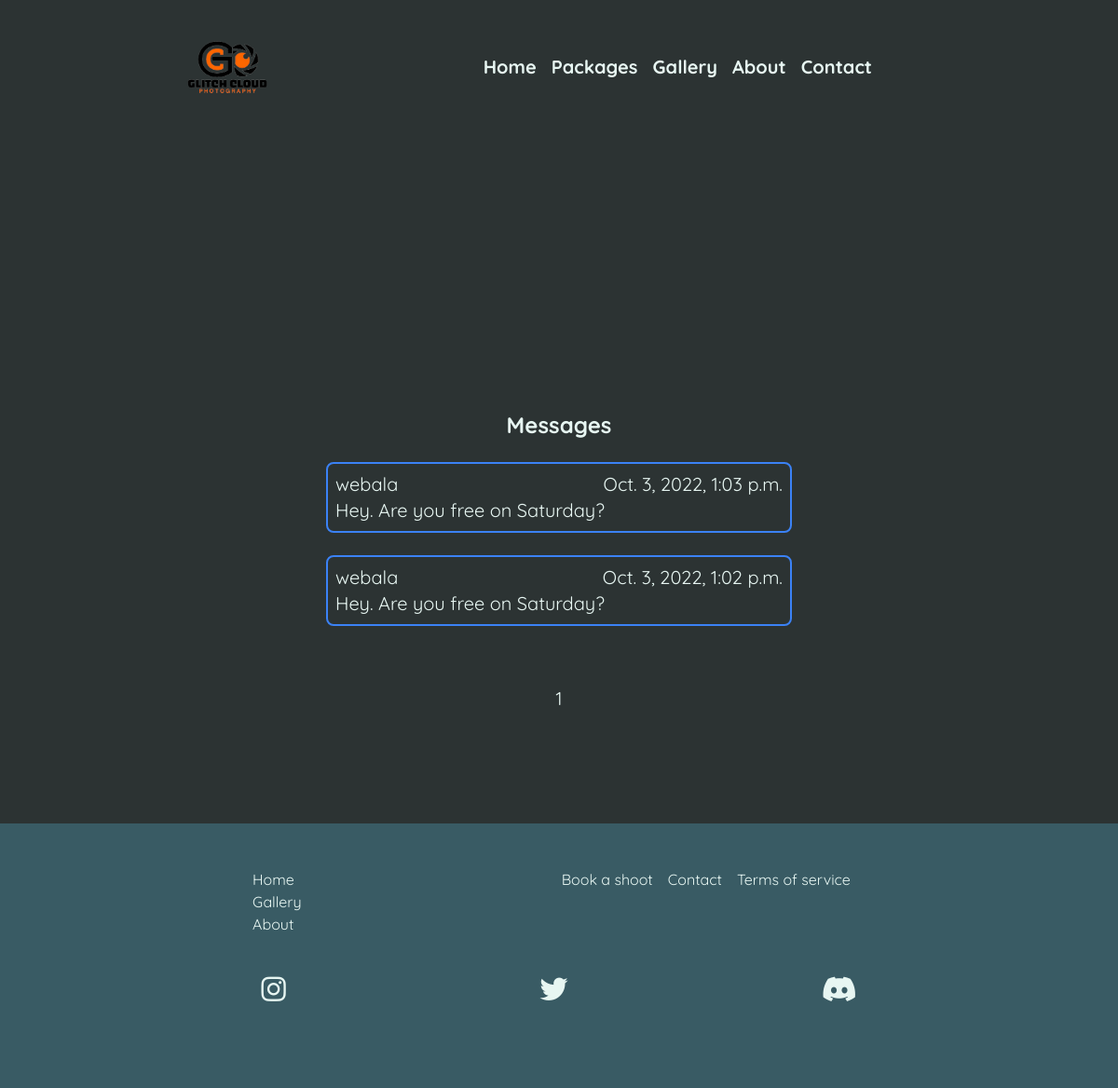
/dashboard/messages (signed in), run on an earlier commit of the app's database.
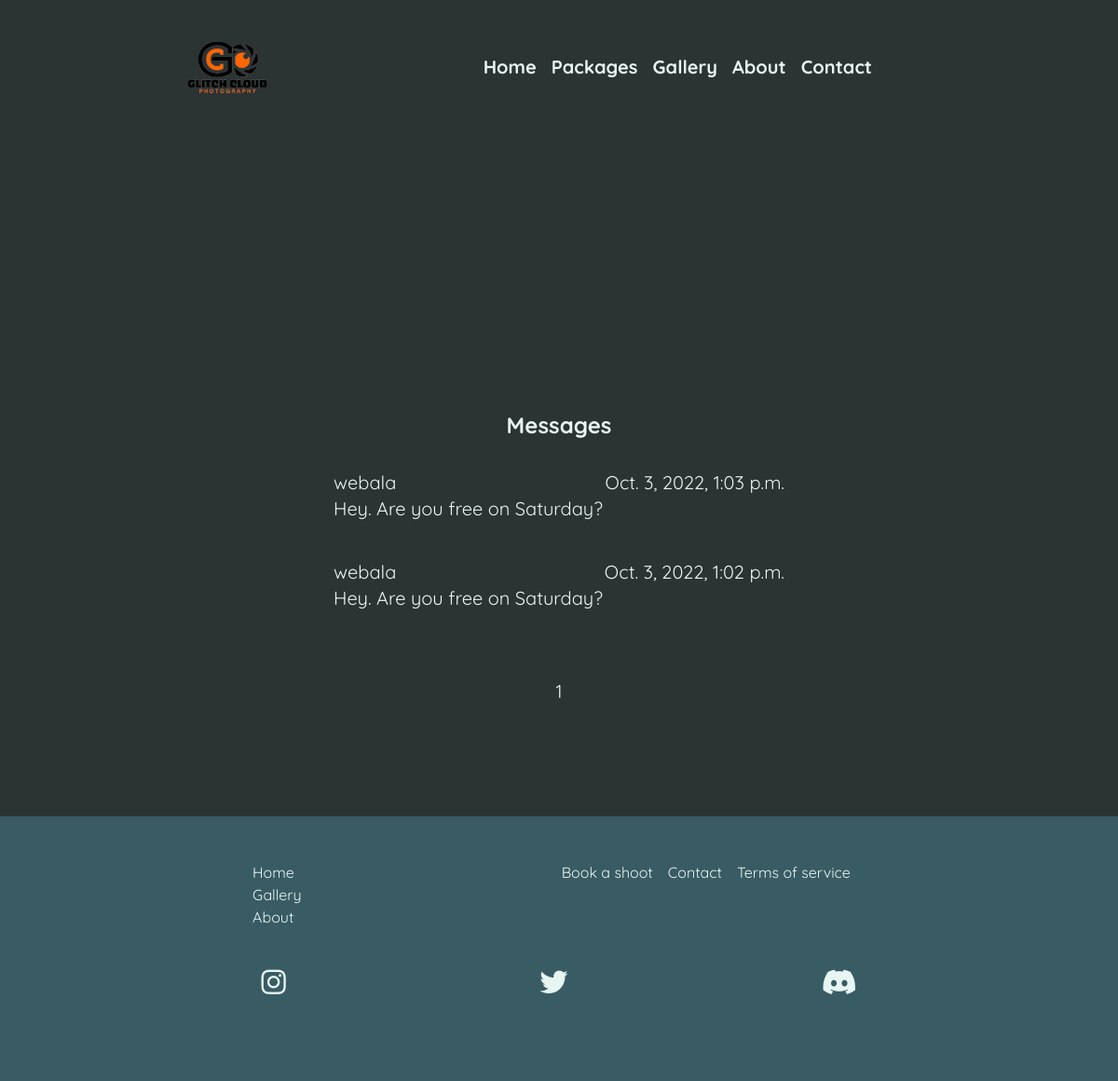
And on a later commit of the database.
### dashboard/views.py (the view)
# urls.py: path("messages", MessagesList.as_view(), name="messages-list"),
class MessagesList(LoginRequiredMixin, ListView):
    model = Message
    template_name: str = "messages.html"
    context_object_name: str = "client_messages"
    paginate_by: int = 10
    ordering = ['-id']

### dashboard/templates/messages.html
{% extends 'base.html' %}
{% block content %}
<section class="messages pt-20 ">
    <div class="flex flex-col items-center mt-10 text-xl">
        <div class="flex justify-start">
            <h1 class="font-bold text-2xl">Messages</h1>
        </div>
        {% if not client_messages %}
        <p>No messages.</p>
        {% else %}
        <div class="w-full md:w-1/2">
            {% for message in client_messages %}
            <a href="/dashboard/message/{{message.id}}" class="hover:text-black">
                <div {% if message.read %} class="rounded-lg my-4 p-2" {% else %}
                    class="border-2 border-blue-500 hover:border transition duration-300 ease-in-out rounded-lg my-4 p-2" {% endif %}>
                    <div class="flex justify-between">
                        <p>{{message.name}}</p>
                        <p>{{message.date}}</p>
                    </div>
                    <div>
                        <p class="truncate">{{message.message}}</p>
                    </div>
                </div>
            </a>
            {% endfor %}
        </div>
        {% include 'paginator.html' %}
        {% endif %}
    </div>
</section>
{% endblock %}

What changed in the data, as far as the page shows it:
changed Message "Oct. 3, 2022, 1:03 p.m.": read False → True (drawn)
changed Message "Oct. 3, 2022, 1:02 p.m.": read False → True (drawn)
